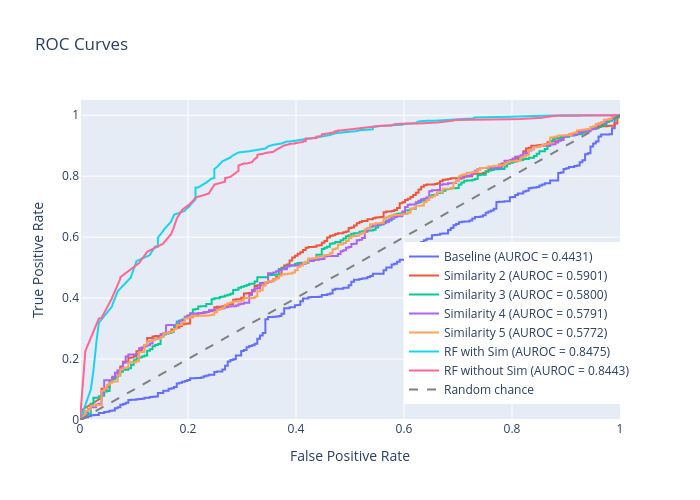

The notebook cell saved with this chart:
### Code cell
plot_multiple_roc_curves(roc_data)
